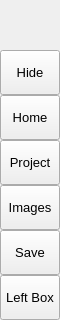
        <widget class="QFrame" name="menuBox">
         <property name="minimumSize">
          <size>
           <width>60</width>
           <height>0</height>
          </size>
         </property>
         <property name="maximumSize">
          <size>
           <width>60</width>
           <height>16777215</height>
          </size>
         </property>
         <property name="frameShape">
          <enum>QFrame::NoFrame</enum>
         </property>
         <property name="frameShadow">
          <enum>QFrame::Raised</enum>
         </property>
         <layout class="QVBoxLayout" name="verticalLayout_3">
          <property name="spacing">
           <number>0</number>
          </property>
          <property name="leftMargin">
           <number>0</number>
          </property>
          <property name="topMargin">
           <number>0</number>
          </property>
          <property name="rightMargin">
           <number>0</number>
          </property>
          <property name="bottomMargin">
           <number>0</number>
          </property>
          <item>
           <widget class="QFrame" name="topLogoInfo">
            <property name="minimumSize">
             <size>
              <width>0</width>
              <height>50</height>
             </size>
            </property>
            <property name="maximumSize">
             <size>
              <width>16777215</width>
              <height>50</height>
             </size>
            </property>
            <property name="frameShape">
             <enum>QFrame::NoFrame</enum>
            </property>
            <property name="frameShadow">
             <enum>QFrame::Raised</enum>
            </property>
            <widget class="QLabel" name="titleLeftApp">
             <property name="geometry">
              <rect>
               <x>70</x>
               <y>8</y>
               <width>160</width>
               <height>20</height>
              </rect>
             </property>
             <property name="font">
              <font>
               <family>Segoe UI Semibold</family>
               <pointsize>12</pointsize>
               <italic>false</italic>
               <bold>false</bold>
              </font>
             </property>
             <property name="text">
              <string>CHALK</string>
             </property>
             <property name="alignment">
              <set>Qt::AlignLeading|Qt::AlignLeft|Qt::AlignTop</set>
             </property>
            </widget>
            <widget class="QLabel" name="titleLeftDescription">
             <property name="geometry">
              <rect>
               <x>70</x>
               <y>27</y>
               <width>160</width>
               <height>16</height>
              </rect>
             </property>
             <property name="maximumSize">
              <size>
               <width>16777215</width>
               <height>16</height>
              </size>
             </property>
             <property name="font">
              <font>
               <family>Segoe UI</family>
               <pointsize>8</pointsize>
               <italic>false</italic>
               <bold>false</bold>
              </font>
             </property>
             <property name="text">
              <string>Accelerate Your Labeling!</string>
             </property>
             <property name="alignment">
              <set>Qt::AlignLeading|Qt::AlignLeft|Qt::AlignTop</set>
             </property>
            </widget>
            <widget class="QFrame" name="frame">
             <property name="geometry">
              <rect>
               <x>-4</x>
               <y>-6</y>
               <width>71</width>
               <height>61</height>
              </rect>
             </property>
             <property name="autoFillBackground">
              <bool>false</bool>
             </property>
             <property name="styleSheet">
              <string notr="true">background-image: url(:/icons/images/icons/icon-chalk.png);
background-position: center;
background-repeat: no-repeat;</string>
             </property>
             <property name="frameShape">
              <enum>QFrame::NoFrame</enum>
             </property>
             <property name="frameShadow">
              <enum>QFrame::Raised</enum>
             </property>
            </widget>
            <zorder>frame</zorder>
            <zorder>titleLeftApp</zorder>
            <zorder>titleLeftDescription</zorder>
           </widget>
          </item>
          <item>
           <widget class="QFrame" name="leftMenuFrame">
            <property name="frameShape">
             <enum>QFrame::NoFrame</enum>
            </property>
            <property name="frameShadow">
             <enum>QFrame::Raised</enum>
            </property>
            <layout class="QVBoxLayout" name="verticalMenuLayout">
             <property name="spacing">
              <number>0</number>
             </property>
             <property name="leftMargin">
              <number>0</number>
             </property>
             <property name="topMargin">
              <number>0</number>
             </property>
             <property name="rightMargin">
              <number>0</number>
             </property>
             <property name="bottomMargin">
              <number>0</number>
             </property>
             <item>
              <widget class="QFrame" name="toggleBox">
               <property name="maximumSize">
                <size>
                 <width>16777215</width>
                 <height>45</height>
                </size>
               </property>
               <property name="frameShape">
                <enum>QFrame::NoFrame</enum>
               </property>
               <property name="frameShadow">
                <enum>QFrame::Raised</enum>
               </property>
               <layout class="QVBoxLayout" name="verticalLayout_4">
                <property name="spacing">
                 <number>0</number>
                </property>
                <property name="leftMargin">
                 <number>0</number>
                </property>
                <property name="topMargin">
                 <number>0</number>
                </property>
                <property name="rightMargin">
                 <number>0</number>
                </property>
                <property name="bottomMargin">
                 <number>0</number>
                </property>
                <item>
                 <widget class="QPushButton" name="toggleButton">
                  <property name="sizePolicy">
                   <sizepolicy hsizetype="Expanding" vsizetype="Fixed">
                    <horstretch>0</horstretch>
                    <verstretch>0</verstretch>
                   </sizepolicy>
                  </property>
                  <property name="minimumSize">
                   <size>
                    <width>0</width>
                    <height>45</height>
                   </size>
                  </property>
                  <property name="font">
                   <font>
                    <family>Segoe UI</family>
                    <pointsize>10</pointsize>
                    <italic>false</italic>
                    <bold>false</bold>
                   </font>
                  </property>
                  <property name="cursor">
                   <cursorShape>PointingHandCursor</cursorShape>
                  </property>
                  <property name="layoutDirection">
                   <enum>Qt::LeftToRight</enum>
                  </property>
                  <property name="styleSheet">
                   <string notr="true">background-image: url(:/icons/images/icons/icon_menu.png);</string>
                  </property>
                  <property name="text">
                   <string>Hide</string>
                  </property>
                 </widget>
                </item>
               </layout>
              </widget>
             </item>
             <item alignment="Qt::AlignTop">
              <widget class="QFrame" name="topMenu">
               <property name="frameShape">
                <enum>QFrame::NoFrame</enum>
               </property>
               <property name="frameShadow">
                <enum>QFrame::Raised</enum>
               </property>
               <layout class="QVBoxLayout" name="verticalLayout_8">
                <property name="spacing">
                 <number>0</number>
                </property>
                <property name="leftMargin">
                 <number>0</number>
                </property>
                <property name="topMargin">
                 <number>0</number>
                </property>
                <property name="rightMargin">
                 <number>0</number>
                </property>
                <property name="bottomMargin">
                 <number>0</number>
                </property>
                <item>
                 <widget class="QPushButton" name="btn_home">
                  <property name="sizePolicy">
                   <sizepolicy hsizetype="Expanding" vsizetype="Fixed">
                    <horstretch>0</horstretch>
                    <verstretch>0</verstretch>
                   </sizepolicy>
                  </property>
                  <property name="minimumSize">
                   <size>
                    <width>0</width>
                    <height>45</height>
                   </size>
                  </property>
                  <property name="font">
                   <font>
                    <family>Segoe UI</family>
                    <pointsize>10</pointsize>
                    <italic>false</italic>
                    <bold>false</bold>
                   </font>
                  </property>
                  <property name="cursor">
                   <cursorShape>PointingHandCursor</cursorShape>
                  </property>
                  <property name="layoutDirection">
                   <enum>Qt::LeftToRight</enum>
                  </property>
                  <property name="styleSheet">
                   <string notr="true">background-image: url(:/icons/images/icons/cil-home.png);</string>
                  </property>
                  <property name="text">
                   <string>Home</string>
                  </property>
                 </widget>
                </item>
                <item>
                 <widget class="QPushButton" name="projectButton">
                  <property name="sizePolicy">
                   <sizepolicy hsizetype="Expanding" vsizetype="Fixed">
                    <horstretch>0</horstretch>
                    <verstretch>0</verstretch>
                   </sizepolicy>
                  </property>
                  <property name="minimumSize">
                   <size>
                    <width>0</width>
                    <height>45</height>
                   </size>
                  </property>
                  <property name="font">
                   <font>
                    <family>Segoe UI</family>
                    <pointsize>10</pointsize>
                    <italic>false</italic>
                    <bold>false</bold>
                   </font>
                  </property>
                  <property name="cursor">
                   <cursorShape>PointingHandCursor</cursorShape>
                  </property>
                  <property name="layoutDirection">
                   <enum>Qt::LeftToRight</enum>
                  </property>
                  <property name="styleSheet">
                   <string notr="true">background-image: url(:/icons/images/icons/icon-project.png);</string>
                  </property>
                  <property name="text">
                   <string>Project</string>
                  </property>
                 </widget>
                </item>
                <item>
                 <widget class="QPushButton" name="imageButton">
                  <property name="sizePolicy">
                   <sizepolicy hsizetype="Expanding" vsizetype="Fixed">
                    <horstretch>0</horstretch>
                    <verstretch>0</verstretch>
                   </sizepolicy>
                  </property>
                  <property name="minimumSize">
                   <size>
                    <width>0</width>
                    <height>45</height>
                   </size>
                  </property>
                  <property name="font">
                   <font>
                    <family>Segoe UI</family>
                    <pointsize>10</pointsize>
                    <italic>false</italic>
                    <bold>false</bold>
                   </font>
                  </property>
                  <property name="cursor">
                   <cursorShape>PointingHandCursor</cursorShape>
                  </property>
                  <property name="layoutDirection">
                   <enum>Qt::LeftToRight</enum>
                  </property>
                  <property name="styleSheet">
                   <string notr="true">background-image: url(:/icons/images/icons/icon-images.png);</string>
                  </property>
                  <property name="text">
                   <string>Images</string>
                  </property>
                 </widget>
                </item>
                <item>
                 <widget class="QPushButton" name="btn_save">
                  <property name="sizePolicy">
                   <sizepolicy hsizetype="Expanding" vsizetype="Fixed">
                    <horstretch>0</horstretch>
                    <verstretch>0</verstretch>
                   </sizepolicy>
                  </property>
                  <property name="minimumSize">
                   <size>
                    <width>0</width>
                    <height>45</height>
                   </size>
                  </property>
                  <property name="font">
                   <font>
                    <family>Segoe UI</family>
                    <pointsize>10</pointsize>
                    <italic>false</italic>
                    <bold>false</bold>
                   </font>
                  </property>
                  <property name="cursor">
                   <cursorShape>PointingHandCursor</cursorShape>
                  </property>
                  <property name="layoutDirection">
                   <enum>Qt::LeftToRight</enum>
                  </property>
                  <property name="styleSheet">
                   <string notr="true">background-image: url(:/icons/images/icons/cil-save.png)</string>
                  </property>
                  <property name="text">
                   <string>Save</string>
                  </property>
                 </widget>
                </item>
               </layout>
              </widget>
             </item>
             <item alignment="Qt::AlignBottom">
              <widget class="QFrame" name="bottomMenu">
               <property name="frameShape">
                <enum>QFrame::NoFrame</enum>
               </property>
               <property name="frameShadow">
                <enum>QFrame::Raised</enum>
               </property>
               <layout class="QVBoxLayout" name="verticalLayout_9">
                <property name="spacing">
                 <number>0</number>
                </property>
                <property name="leftMargin">
                 <number>0</number>
                </property>
                <property name="topMargin">
                 <number>0</number>
                </property>
                <property name="rightMargin">
                 <number>0</number>
                </property>
                <property name="bottomMargin">
                 <number>0</number>
                </property>
                <item>
                 <widget class="QPushButton" name="toggleLeftBox">
                  <property name="sizePolicy">
                   <sizepolicy hsizetype="Expanding" vsizetype="Fixed">
                    <horstretch>0</horstretch>
                    <verstretch>0</verstretch>
                   </sizepolicy>
                  </property>
                  <property name="minimumSize">
                   <size>
                    <width>0</width>
                    <height>45</height>
                   </size>
                  </property>
                  <property name="font">
                   <font>
                    <family>Segoe UI</family>
                    <pointsize>10</pointsize>
                    <italic>false</italic>
                    <bold>false</bold>
                   </font>
                  </property>
                  <property name="cursor">
                   <cursorShape>PointingHandCursor</cursorShape>
                  </property>
                  <property name="layoutDirection">
                   <enum>Qt::LeftToRight</enum>
                  </property>
                  <property name="styleSheet">
                   <string notr="true">background-image: url(:/icons/images/icons/icon_settings.png);</string>
                  </property>
                  <property name="text">
                   <string>Left Box</string>
                  </property>
                 </widget>
                </item>
               </layout>
              </widget>
             </item>
            </layout>
           </widget>
          </item>
         </layout>
         <zorder>leftMenuFrame</zorder>
         <zorder>topLogoInfo</zorder>
        </widget>
